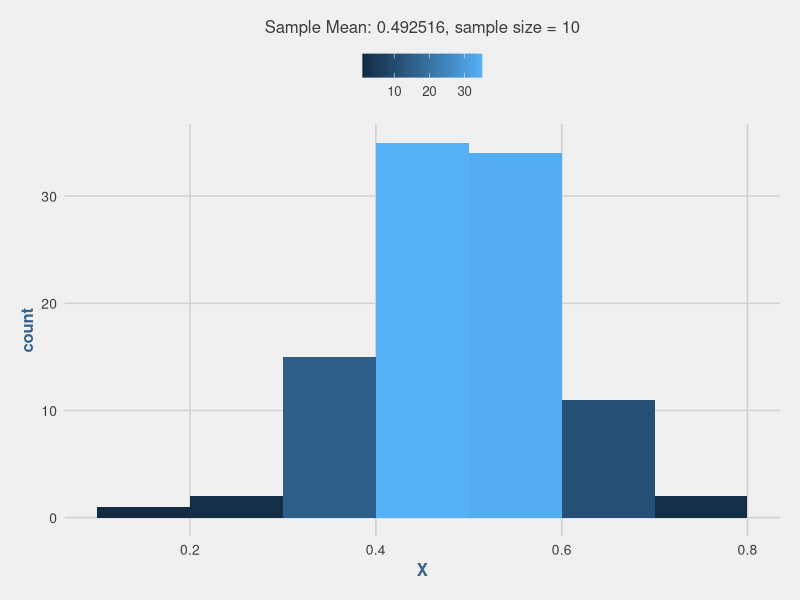
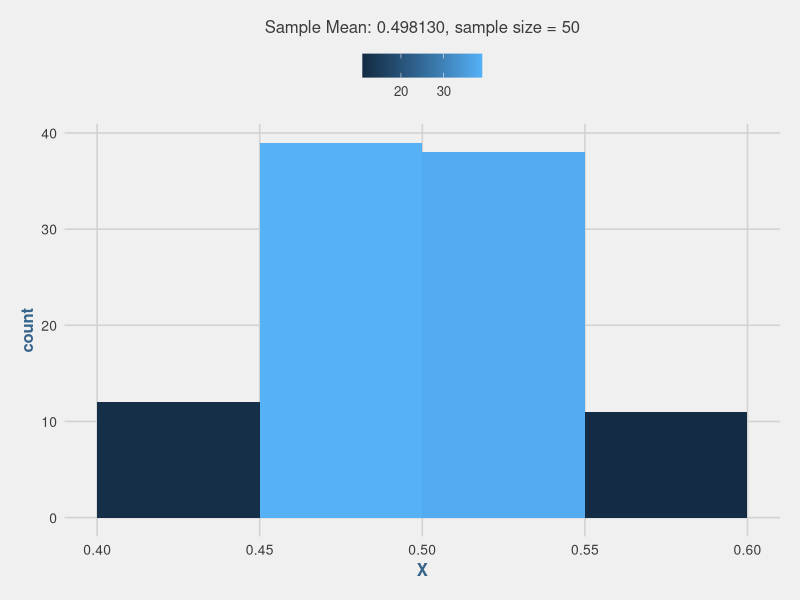
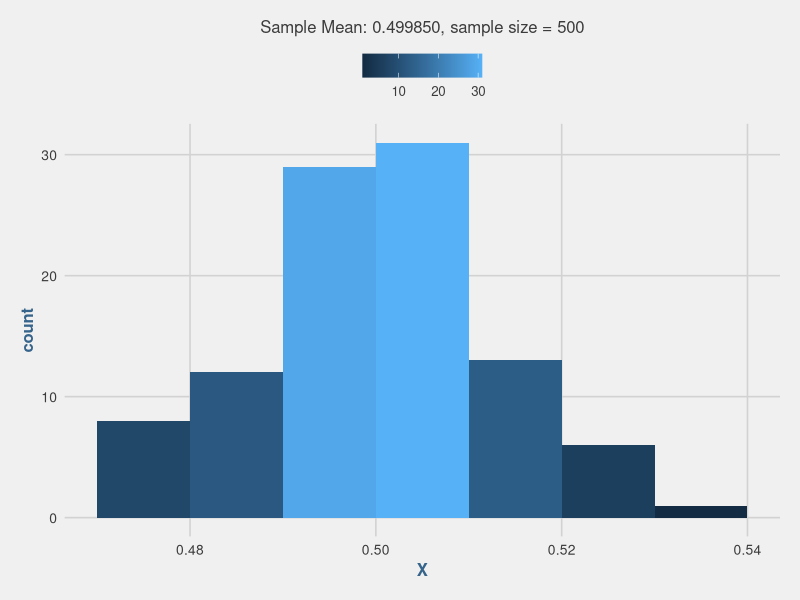
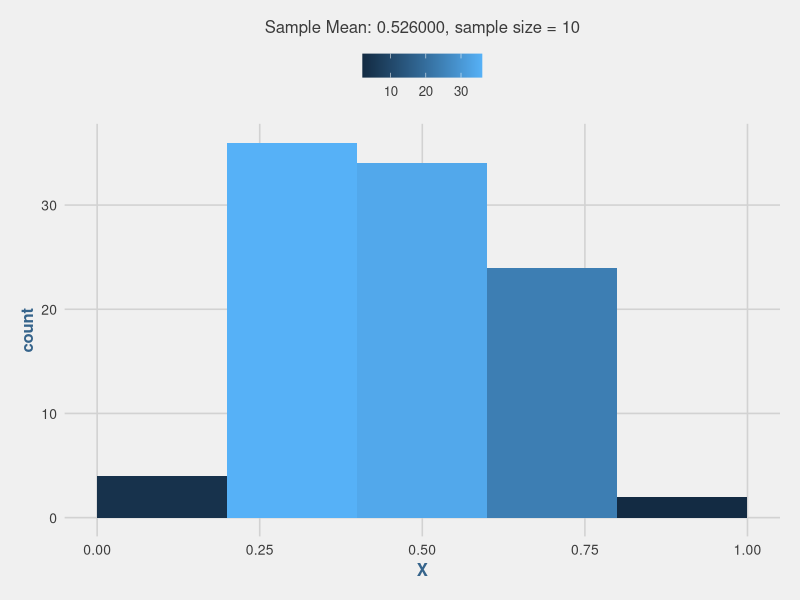
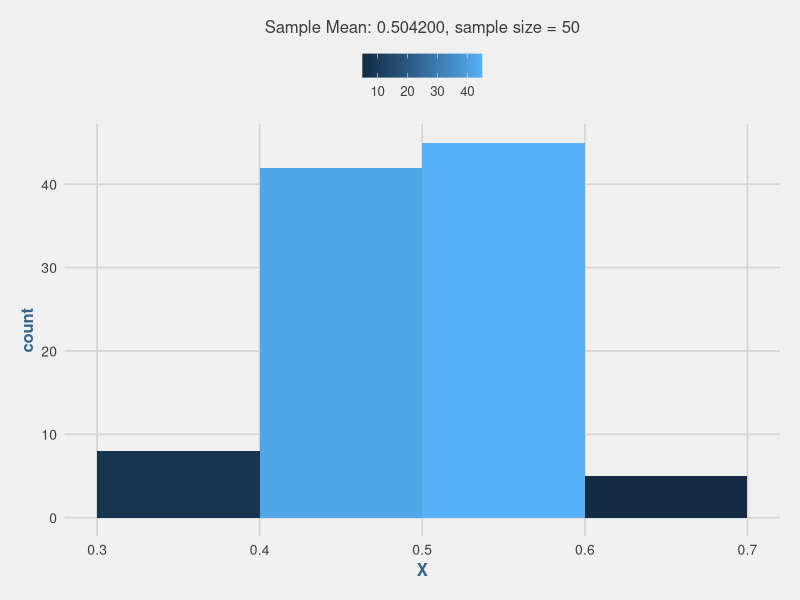
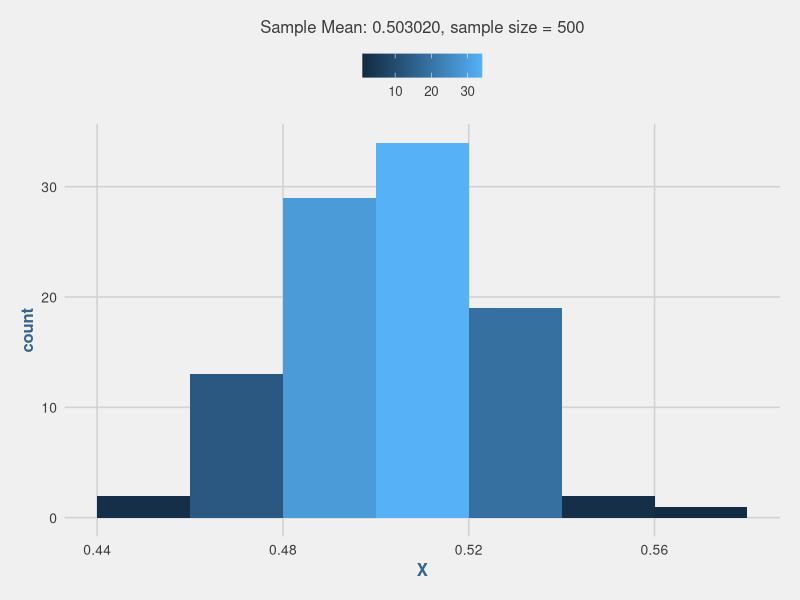
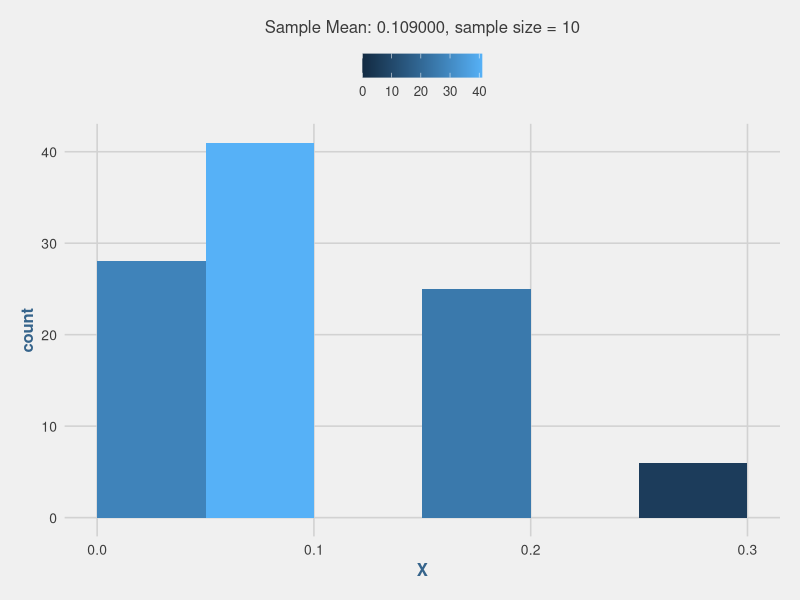
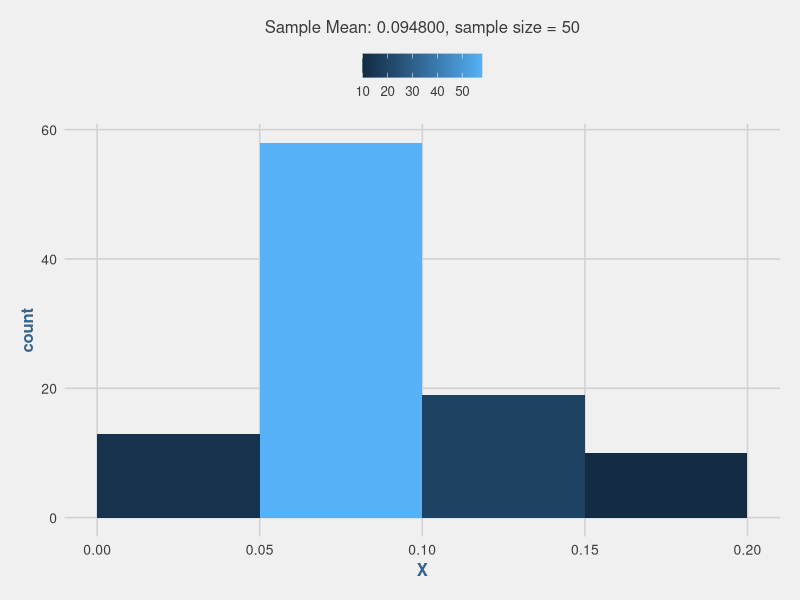

These figures' R source, in order:
## ---- chunk 1
library(knitr)

knitr::opts_chunk$set(eval = TRUE)

opts_chunk$set(fig.align = "center", fig.height = 4, fig.width = 8) # for html
opts_knit$set(progress = FALSE, verbose = TRUE)

## ---- chunk 2

library(data.table, quietly = TRUE, warn.conflicts = FALSE)

assignInNamespace("cedta.pkgEvalsUserCode", c(data.table:::cedta.pkgEvalsUserCode, "rtvs"), "data.table")

library(dplyr, quietly = TRUE, warn.conflicts = FALSE)
library(ggplot2, quietly = TRUE, warn.conflicts = FALSE)
library(ggthemes, quietly = TRUE, warn.conflicts = FALSE)
library(gridExtra, quietly = TRUE, warn.conflicts = FALSE)

theme_set(theme_fivethirtyeight())

# Theme Overrides
theme_update(plot.title = element_text(hjust = 0.5),
			 plot.subtitle = element_text(hjust = 0.5),
			 axis.text.x = element_text(size = 10),
			 axis.text.y = element_text(size = 10),
			 axis.title = element_text(face = "bold", size = 12, colour = "steelblue4"),
			 legend.position = "top", legend.title = element_blank())

## ---- chunk 3

unif_means <- function(n, s) { 
	m <- sapply(seq(from = 1, to = n, by = 1), FUN = function(x) {
	    mean( runif(s, 0, 1) )
	})
}

plot_means <- function(m, s) {
	ggplot(data.table(X = m), mapping = aes(x = X, fill = ..count..)) +
		geom_histogram(breaks = pretty(m)) +
		labs(subtitle = sprintf("Sample Mean: %.6f, sample size = %.0f", mean(m), s)) +
		theme()
}

s <- 10
m10 <- unif_means(100, s)
plot_means(m10, s)

s <- 50 
m50 <- unif_means(100, s)
plot_means(m50, s)

s <- 500
m500 <- unif_means(100, s)
plot_means(m500, s)

## ---- chunk 4

quantile(m50)

get_true_means <- function(n, u, sd) {
	m <- sapply(seq(from = 1, to = n, by = 1),
        FUN = function(x) {
		    mean( rnorm( n, mean = u, sd))
	    })
}

quantile(get_true_means(50, .5, sqrt(0.08333333)))

## ---- chunk 5

binom_means <- function(n, s, p) {
	m <- sapply(seq(from = 1, to = n, by = 1), FUN = function(x) {
		mean(rbinom(s, 1, p))
	})
}

s <- 10
bm10 <- binom_means(100, s, .5)
plot_means(bm10, s)

s <- 50
bm50 <- binom_means(100, s, .5)
plot_means(bm50, s)

s <- 500
bm500 <- binom_means(100, s, .5)
plot_means(bm500, s)

## ---- chunk 6

quantile(bm50)

quantile(get_true_means(50, .5, sqrt(.25)))

## ---- chunk 7

s <- 10
lbm10 <- binom_means(100, s, .1)
plot_means(lbm10, s)

s <- 50
lbm50 <- binom_means(100, s, .1)
plot_means(lbm50, s)

s <- 500
lbm500 <- binom_means(100, s, .1)
plot_means(lbm500, s)

## ---- chunk 8

quantile(lbm50)

quantile(get_true_means(50, .1, sqrt(.09)))
